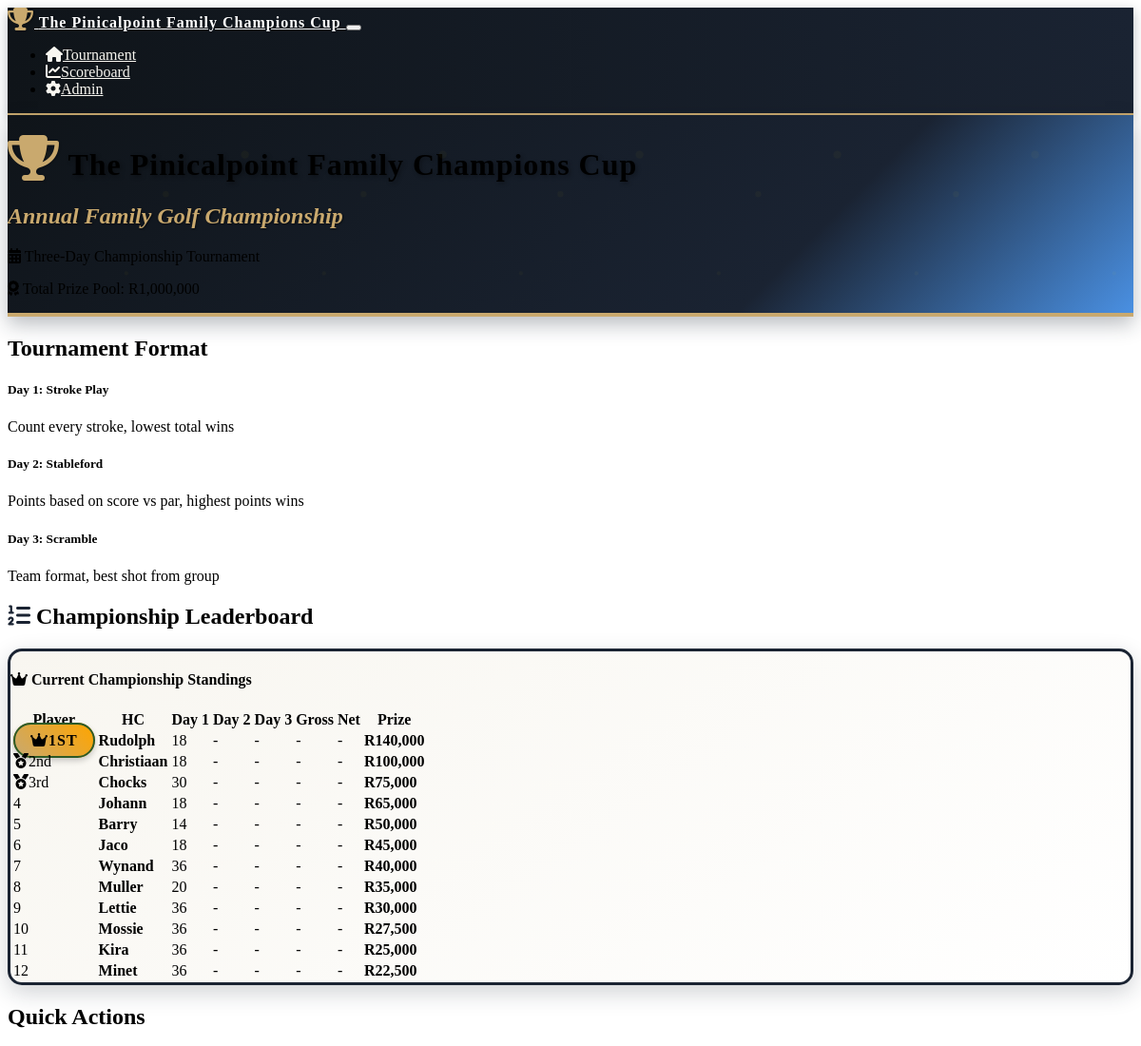
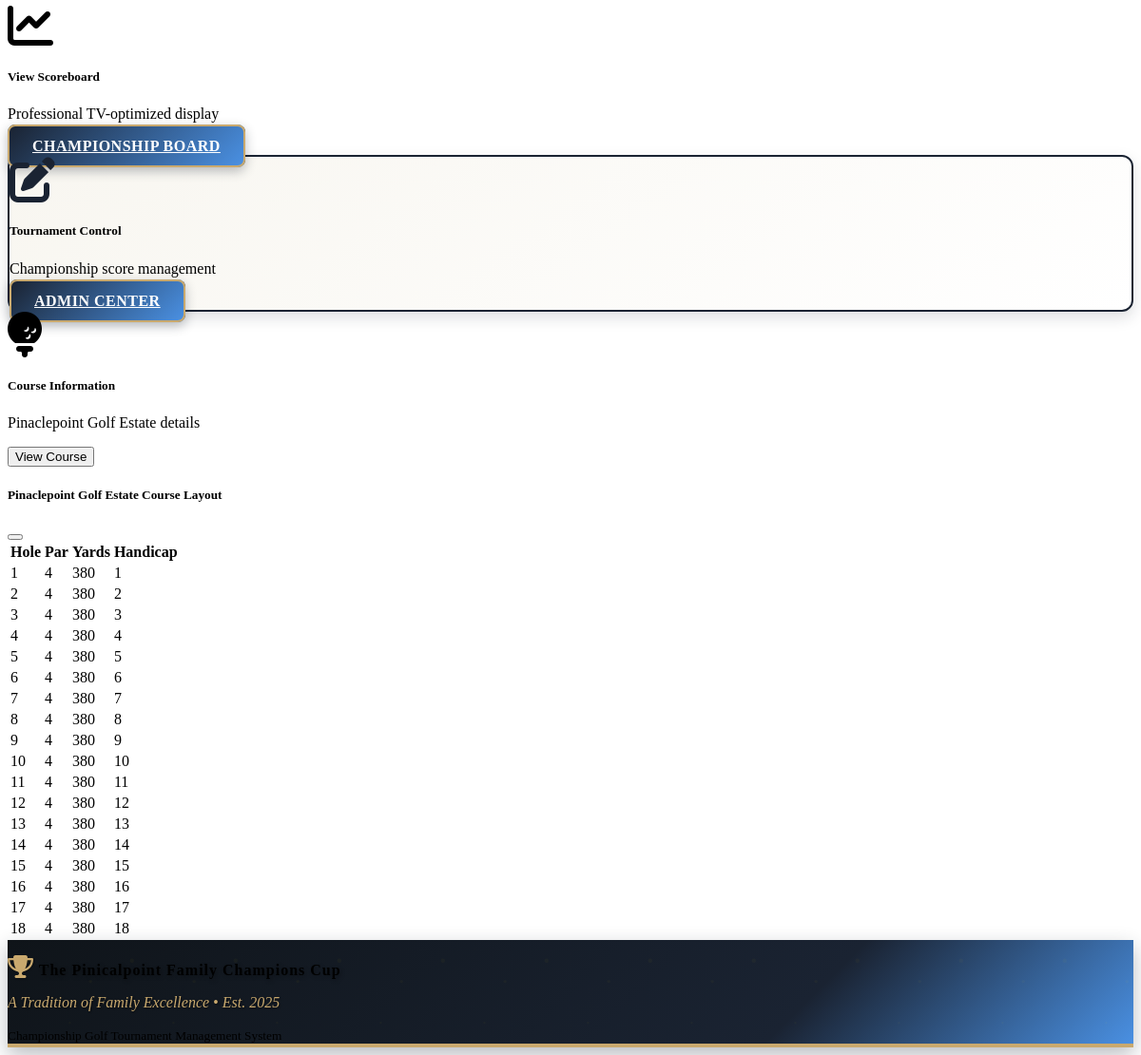
The page / on the database its author committed (2 pictures, top to bottom).
### models.py (models this page shows)
class Tournament(db.Model):
    id = db.Column(db.Integer, primary_key=True)
    name = db.Column(db.String(100), nullable=False, default="The Pinicalpoint Family Champions Cup")
    start_date = db.Column(db.Date, nullable=False)
    total_prize_pool = db.Column(db.Integer, default=1000000)
    created_at = db.Column(db.DateTime, default=datetime.utcnow)
    players = db.relationship('Player', backref='tournament', lazy=True)
    rounds = db.relationship('Round', backref='tournament', lazy=True)

class Round(db.Model):
    id = db.Column(db.Integer, primary_key=True)
    tournament_id = db.Column(db.Integer, db.ForeignKey('tournament.id'), nullable=False)
    day = db.Column(db.Integer, nullable=False)  # 1, 2, or 3
    format = db.Column(db.String(50), nullable=False)  # 'stroke_play', 'stableford', 'scramble'
    date = db.Column(db.Date, nullable=False)
    completed = db.Column(db.Boolean, default=False)
    scores = db.relationship('Score', backref='round', lazy=True)

class Player(db.Model):
    id = db.Column(db.Integer, primary_key=True)
    name = db.Column(db.String(100), nullable=False)
    tournament_id = db.Column(db.Integer, db.ForeignKey('tournament.id'), nullable=False)
    handicap = db.Column(db.Integer, default=0)
    created_at = db.Column(db.DateTime, default=datetime.utcnow)
    scores = db.relationship('Score', backref='player', lazy=True)

### routes.py (the view)
@app.route('/')
def index():
    tournament = Tournament.query.first()
    if not tournament:
        return redirect(url_for('player_setup'))
    players = Player.query.filter_by(tournament_id=tournament.id).all()
    rounds = Round.query.filter_by(tournament_id=tournament.id).order_by(Round.day).all()
    leaderboard = calculate_leaderboard(tournament.id)
    return render_template('index.html',
                         tournament=tournament,
                         players=players,
                         rounds=rounds,
                         leaderboard=leaderboard,
                         tournament_formats=TOURNAMENT_FORMATS)

### templates/index.html
{% extends "base.html" %}
{% block content %}
<div class="container">
    <div class="row mb-4">
        <div class="col-12">
            <div class="card tournament-header">
                <div class="card-body text-center py-5 position-relative">
                    <h1 class="card-title text-white mb-3 tournament-logo display-3">
                        <i class="fas fa-trophy me-3 trophy-icon"></i>
                        The Pinicalpoint Family Champions Cup
                    </h1>
                    <h2 class="tournament-tagline mb-3">
                        Annual Family Golf Championship
                    </h2>
                    <div class="row justify-content-center">
                        <div class="col-md-8">
                            <p class="card-text text-white mb-2 fs-5">
                                <i class="fas fa-calendar-alt me-2"></i>
                                Three-Day Championship Tournament
                            </p>
                            <p class="card-text text-white-50 mb-0 fs-6">
                                <i class="fas fa-award me-2"></i>
                                Total Prize Pool: R{{ "{:,}".format(tournament.total_prize_pool) }}
                            </p>
                        </div>
                    </div>
                </div>
            </div>
        </div>
    </div>
    <div class="row mb-4">
        <div class="col-12">
            <h2 class="mb-3">Tournament Format</h2>
            <div class="row">
                {% for day, format_info in tournament_formats.items() %}
                <div class="col-md-4 mb-3">
                    <div class="card h-100">
                        <div class="card-header">
                            <h5 class="mb-0">Day {{ day }}: {{ format_info.name }}</h5>
                        </div>
                        <div class="card-body">
                            <p class="card-text">{{ format_info.description }}</p>
                        </div>
                    </div>
                </div>
                {% endfor %}
            </div>
        </div>
    </div>
    {% if leaderboard %}
    <div class="row mb-4">
        <div class="col-12">
            <h2 class="mb-3 text-center">
                <i class="fas fa-list-ol me-2 text-golf-green"></i>
                Championship Leaderboard
            </h2>
            <div class="card leaderboard-card">
                <div class="card-header text-center">
                    <h4 class="mb-0">
                        <i class="fas fa-crown me-2"></i>
                        Current Championship Standings
                    </h4>
                </div>
                <div class="card-body">
                    <div class="table-responsive">
                        <table class="table table-striped">
                            <thead>
                                <tr>
                                    <th class="text-start">Player</th>
                                    <th class="text-center">HC</th>
                                    <th class="text-center">Day 1</th>
                                    <th class="text-center">Day 2</th>
                                    <th class="text-center">Day 3</th>
                                    <th class="text-center">Gross</th>
                                    <th class="text-center">Net</th>
                                    <th class="text-center">Prize</th>
                                </tr>
                            </thead>
                            <tbody>
                                {% for player_data in leaderboard %}
                                <tr class="{% if player_data.rank <= 3 %}table-warning{% endif %}">
                                    <td class="text-center">
                                        {% if player_data.rank == 1 %}
                                            <span class="championship-badge">
                                                <i class="fas fa-crown me-1"></i>1st
                                            </span>
                                        {% elif player_data.rank == 2 %}
                                            <span class="badge bg-secondary fs-6">
                                                <i class="fas fa-medal me-1"></i>2nd
                                            </span>
                                        {% elif player_data.rank == 3 %}
                                            <span class="badge bg-warning text-dark fs-6">
                                                <i class="fas fa-medal me-1"></i>3rd
                                            </span>
                                        {% else %}
                                            <span class="fs-5 fw-bold">{{ player_data.rank }}</span>
                                        {% endif %}
                                    </td>
                                    <td><strong class="fs-5">{{ player_data.player.name }}</strong></td>
                                    <td class="text-center">
                                    <span class="badge bg-primary">{{ player_data.player.handicap }}</span>
                                </td>
                                    <td>{{ player_data.day_scores[0] or '-' }}</td>
                                    <td>{{ player_data.day_scores[1] or '-' }}</td>
                                    <td>{{ player_data.day_scores[2] or '-' }}</td>
                                    <td>
                                        {% if player_data.total_score > 0 %}
                                            {{ player_data.total_score }}
                                        {% elif player_data.total_points > 0 %}
                                            {{ player_data.total_points }} pts
                                        {% else %}
                                            -
                                        {% endif %}
                                    </td>
                                    <td class="text-success"><strong>R{{ "{:,}".format(player_data.prize) }}</strong></td>
                                </tr>
                                {% endfor %}
                            </tbody>
                        </table>
                    </div>
                </div>
            </div>
        </div>
    </div>
    {% endif %}
    <div class="row">
        <div class="col-12">
            <h2 class="mb-3">Quick Actions</h2>
            <div class="row">
                <div class="col-md-4 mb-3">
                    <div class="card h-100">
                        <div class="card-body text-center">
                            <i class="fas fa-chart-line fa-3x text-primary mb-3"></i>
                            <h5 class="card-title">View Scoreboard</h5>
                            <p class="card-text">Professional TV-optimized display</p>
                            <a href="{{ url_for('scoreboard') }}" class="btn btn-tournament">Championship Board</a>
                        </div>
                    </div>
                </div>
                <div class="col-md-4 mb-3">
                    <div class="card card-tournament h-100">
                        <div class="card-body text-center">
                            <i class="fas fa-edit fa-3x text-golf-green mb-3"></i>
                            <h5 class="card-title">Tournament Control</h5>
                            <p class="card-text">Championship score management</p>
                            <a href="{{ url_for('admin') }}" class="btn btn-tournament">Admin Center</a>
                        </div>
                    </div>
                </div>
                <div class="col-md-4 mb-3">
                    <div class="card h-100">
                        <div class="card-body text-center">
                            <i class="fas fa-golf-ball fa-3x text-info mb-3"></i>
                            <h5 class="card-title">Course Information</h5>
                            <p class="card-text">Pinaclepoint Golf Estate details</p>
                            <button class="btn btn-info" data-bs-toggle="modal" data-bs-target="#courseModal">
                                View Course
                            </button>
                        </div>
                    </div>
                </div>
            </div>
        </div>
    </div>
</div>
<div class="modal fade" id="courseModal" tabindex="-1">
    <div class="modal-dialog modal-lg">
        <div class="modal-content">
            <div class="modal-header">
                <h5 class="modal-title">Pinaclepoint Golf Estate Course Layout</h5>
                <button type="button" class="btn-close" data-bs-dismiss="modal"></button>
            </div>
            <div class="modal-body">
                <div class="table-responsive">
                    <table class="table table-sm">
                        <thead>
                            <tr>
                                <th>Hole</th>
                                <th>Par</th>
                                <th>Yards</th>
                                <th>Handicap</th>
                            </tr>
                        </thead>
                        <tbody>
                            {% for hole in range(1, 19) %}
                            <tr>
                                <td>{{ hole }}</td>
                                <td>4</td>
                                <td>380</td>
                                <td>{{ hole }}</td>
                            </tr>
                            {% endfor %}
                        </tbody>
                    </table>
                </div>
            </div>
        </div>
    </div>
</div>
{% endblock %}

### templates/base.html (shortened to what this page needs)
<!DOCTYPE html>
<html lang="en" data-bs-theme="dark">
<head>
    <link href="https://cdn.replit.com/agent/bootstrap-agent-dark-theme.min.css" rel="stylesheet">
    <link rel="stylesheet" href="https://cdnjs.cloudflare.com/ajax/libs/font-awesome/6.4.0/css/all.min.css">
    <link rel="stylesheet" href="{{ url_for('static', filename='css/custom.css') }}">
</head>
<body>
    <nav class="navbar navbar-expand-lg navbar-dark navbar-tournament mb-4">
        <div class="container">
            <a class="navbar-brand tournament-logo" href="{{ url_for('index') }}">
                <i class="fas fa-trophy me-2 trophy-icon"></i>
                The Pinicalpoint Family Champions Cup
            </a>
            <button class="navbar-toggler" type="button" data-bs-toggle="collapse" data-bs-target="#navbarNav">
            </button>
            <div class="collapse navbar-collapse" id="navbarNav">
                <ul class="navbar-nav ms-auto">
                    <li class="nav-item">
                        <a class="nav-link" href="{{ url_for('index') }}">
                            <i class="fas fa-home me-1"></i>Tournament
                        </a>
                    </li>
                    <li class="nav-item">
                        <a class="nav-link" href="{{ url_for('scoreboard') }}">
                            <i class="fas fa-chart-line me-1"></i>Scoreboard
                        </a>
                    </li>
                    <li class="nav-item">
                        <a class="nav-link" href="{{ url_for('admin') }}">
                            <i class="fas fa-cog me-1"></i>Admin
                        </a>
                    </li>
                </ul>
            </div>
        </div>
    </nav>
    <main>
        {% block content %}{% endblock %}
    </main>
    <footer class="tournament-header text-light mt-5 py-4">
        <div class="container text-center">
            <p class="mb-1 tournament-logo">
                <i class="fas fa-trophy me-2 trophy-icon"></i>
                The Pinicalpoint Family Champions Cup
            </p>
            <p class="tournament-tagline mb-0">A Tradition of Family Excellence • Est. 2025</p>
            <small class="text-white-50">Championship Golf Tournament Management System</small>
        </div>
    </footer>
</body>
</html>

### rows shown on the page
Tournament: total_prize_pool "1,000,000"
Round: day "2", name "Stableford", description "Points based on score vs par, highest points wins"
Round: day "3", name "Scramble", description "Team format, best shot from group"
Player: player.name "Rudolph", player.handicap "18"
Player: player.name "Christiaan", player.handicap "18"
Player: player.name "Chocks", player.handicap "30"
Player: player.name "Johann", player.handicap "18"
Player: player.name "Barry", player.handicap "14"
Player: player.name "Jaco", player.handicap "18"
Player: player.name "Wynand", player.handicap "36"
Player: player.name "Muller", player.handicap "20"
Player: player.name "Lettie", player.handicap "36"
Player: player.name "Mossie", player.handicap "36"
Player: player.name "Kira", player.handicap "36"
Player: player.name "Minet", player.handicap "36"

### other values the page prints
{{ day }} "1"
{{ player_data.day_scores[0] or '-' }} "-" "-" "-" "-" "-" "-" "-" "-" "-" "-" "-" "-"
{{ player_data.day_scores[1] or '-' }} "-" "-" "-" "-" "-" "-" "-" "-" "-" "-" "-" "-"
{{ player_data.day_scores[2] or '-' }} "-" "-" "-" "-" "-" "-" "-" "-" "-" "-" "-" "-"
{{ "{:,}".format(player_data.prize) }} "140,000" "100,000" "75,000" "65,000" "50,000" "45,000" "40,000" "35,000" "30,000" "27,500" "25,000" "22,500"
{{ player_data.rank }} "4" "5" "6" "7" "8" "9" "10" "11" "12"
{{ hole }} "1" "2" "3" "4" "5" "6" "7" "8" "9" "10" "11" "12" "13" "14" "15" "16" "17" "18"
